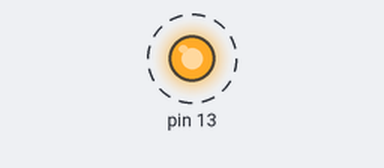
Recording of a sketch running on a simulated Arduino Uno, built with avr-gcc and run on an emulated ATmega328P. On the bench: output pins drawn as LEDs (lit = HIGH). Dashed ring = blinking.

Above: at 0.05 s.
Timing chart, 0 to 3.0 s (numbered marks = the images above):
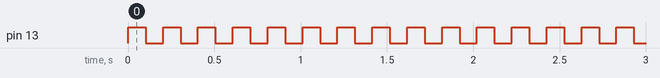

The sketch:

blink-led-it.ino
```cpp
#include <TimerOne.h>

void setup() {
  pinMode (13, OUTPUT) ;
  Timer1.initialize (1000) ; // 1ms
  Timer1.attachInterrupt (isr);
}

int delai = 0 ;

void isr () {
  if (delai == 0) {
    delai = 100 ;
    digitalWrite (13, !digitalRead (13)) ;
  }else{
    delai -- ;
  }
}

void loop() {
}
```

Measured:
- by itself, pin 13: alternates HIGH for 0.10 s and LOW for 0.10 s
